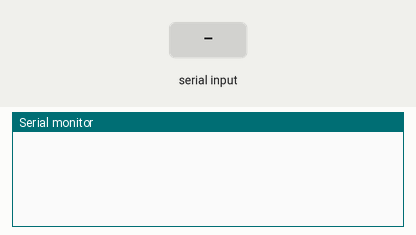
This sketch was run on a simulated ESP8266 (NodeMCU). On the bench: the last lines printed to the serial monitor. The test bench sets the inputs (shaded band). WiFi joins after 1.5 s; servers stay silent unless stated; uploads are accepted with an empty reply.

Above: at 2.7 s.
2.8 s: "1" received over Serial
At 2.96 s:
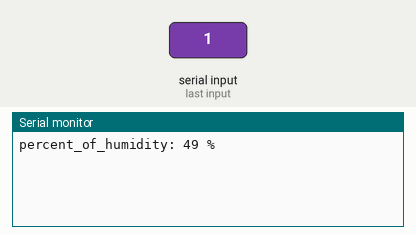
At 4.1 s:
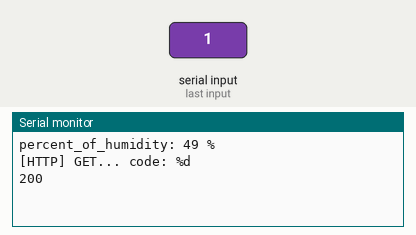

The sketch:

ESP8266_Humidity_HTTP.ino
```cpp
// WIFI , HTTP
#include <Arduino.h>
#include <ESP8266WiFi.h>
#include <ESP8266WiFiMulti.h>
#include <ESP8266HTTPClient.h>
// Connect to Wifi function
void connectWIFI();
// Send http request function
void sentRequest(float);
ESP8266WiFiMulti WiFiMulti;
const char* ssid = "************";
const char* password = "********";


void setup() {
  Serial.begin(115200);
  // Connect to Wifi
  connectWIFI();

}


void loop() {
if ( Serial.available() ) {
    if ( WiFiMulti.run() == WL_CONNECTED ) {
        // Read Data From Serial
        String data = String(Serial.read());
        Serial.println("percent_of_humidity: " + data + " %");
        // HTTP Request
        sentHTTP(data);
      } else {
        // Connect to Wifi
        Serial.println("WIFI Desconnected!");
        connectWIFI();
      }
    // Settings Delay
    int hour = 3.6e+6;
    long day = hour*24;
    long three_times_a_day = day/3;
    long seven_times_a_day = day/7;
    long towenty_four_time_a_day = day/24;
    delay(towenty_four_time_a_day);
  }
}


// Connect to Wifi
void connectWIFI() {
  WiFiMulti.addAP(ssid, password);
  //WiFi.begin(ssid, password);
  while ( WiFiMulti.run() != WL_CONNECTED ) {
    delay(1000);
    Serial.println("Wifi Connecting...");
  }
}


// Send Request
void sentHTTP(String data) {
  HTTPClient http;
  http.begin("https://test-5880-developer-edition.eu31.force.com/sensordata/services/apexrest/Arduino_Humidity__c?humidity=" + data, "CA 6B E2 3B A5 B3 54 2D 5A 61 08 5C A7 65 D4 EA 12 B6 64 54");
  // start connection and send HTTP header
  int httpCode = http.GET();
  // httpCode will be negative on error
  if(httpCode > 0) {
    // HTTP header has been send and Server response header has been handled
    Serial.println("[HTTP] GET... code: %d\n"+  String(httpCode));
    // file found at server
    if(httpCode == HTTP_CODE_OK) {
      String payload = http.getString();
      Serial.println(payload);
    }
  } else {
    Serial.printf("[HTTP] GET... failed, error: %s\n", http.errorToString(httpCode).c_str());
  }
  http.end();
}
```

Measured:
- after the input at 2.8 s, the serial monitor: prints a new line at once (image 1)
